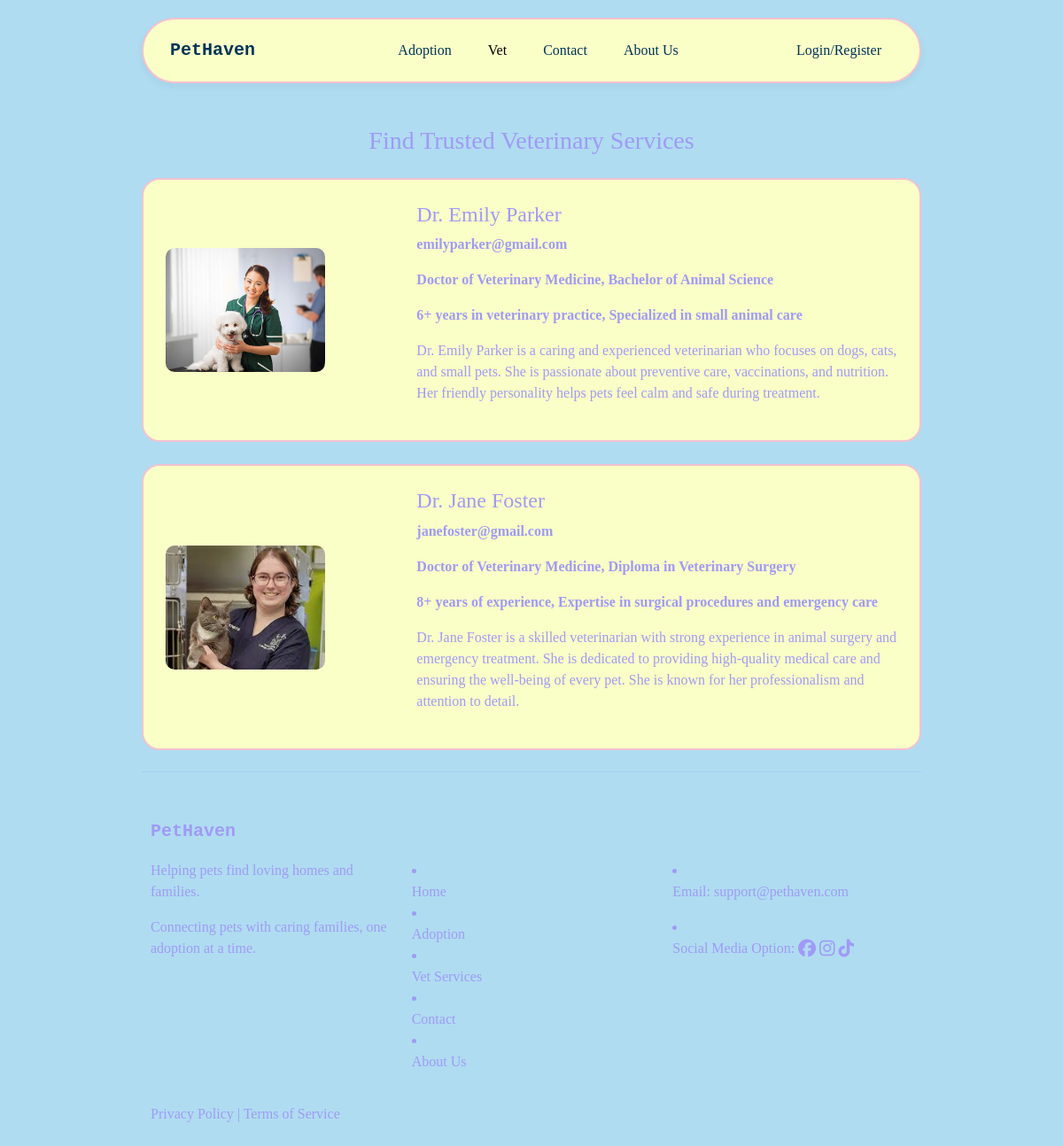
Screenshot of /vets.php with the database file from the repository.
### tables this page shows
CREATE TABLE `vets` (
  `vet_id` int(11) UNSIGNED NOT NULL,
  `name` varchar(255) NOT NULL,
  `detail` text NOT NULL,
  `email` varchar(255) NOT NULL,
  `qualification` varchar(255) NOT NULL,
  `experience` varchar(255) NOT NULL,
  `img` varchar(255) NOT NULL
);

### vets.php (the view, shortened to what this page needs)
<?php
$host     = 'localhost';
$dbName   = 'pet_database';
$username = 'root';
$password = '';
try {
    $pdo = new PDO("mysql:host=$host;dbname=$dbName;charset=utf8mb4", $username, $password, [
        PDO::ATTR_ERRMODE            => PDO::ERRMODE_EXCEPTION,
        PDO::ATTR_DEFAULT_FETCH_MODE => PDO::FETCH_ASSOC,
        PDO::ATTR_EMULATE_PREPARES   => false,
    ]);
    $stmt = $pdo->query("SELECT * FROM vets");
    $vetsList = $stmt->fetchAll();
} catch (PDOException $e) {
    die("Database connection failed: " . $e->getMessage());
}
?>
<!DOCTYPE html>
<html lang="en">
<head>
    <link href="https://cdn.jsdelivr.net/npm/bootstrap@5.3.2/dist/css/bootstrap.min.css" rel="stylesheet">
    <link rel="stylesheet" href="https://cdnjs.cloudflare.com/ajax/libs/font-awesome/6.5.1/css/all.min.css">
    <link rel="stylesheet" href="styles.css">
</head>
<body>
<div class="container">
    <nav class="navbar navbar-expand-lg">
        <a class="navbar-brand fw-bold" href="index.php">PetHaven</a>
        <div class="collapse navbar-collapse">
            <ul class="navbar-nav mx-auto">
                <li class="nav-item"><a class="nav-link" href="adoption.php">Adoption</a></li>
                <li class="nav-item"><a class="nav-link active" href="vets.php">Vet</a></li>
                <li class="nav-item"><a class="nav-link" href="contact.php">Contact</a></li>
                <li class="nav-item"><a class="nav-link" href="about.php">About Us</a></li>
            </ul>
            <div class="d-flex align-items-center">
                <?php if (isset($_SESSION['user_logged_in']) && $_SESSION['user_logged_in'] === true): ?>
                    <div class="user-profile-badge" style="color: #003459; font-weight: bold; display: flex; align-items: center; gap: 10px;">
                        <span class="user-greeting">
                            <i class="fa-solid fa-circle-user fa-lg"></i> <?php echo htmlspecialchars($_SESSION['username']); ?>
                        </span>
                        <?php if (isset($_SESSION['user_role']) && $_SESSION['user_role'] === 'admin'): ?>
                            <a href="admin_dashboard.php" class="btn btn-sm btn-outline-secondary" style="margin-left: 5px;">Admin</a>
                        <?php endif; ?>
                        <a href="logout.php" style="color: #e53e3e; text-decoration: none; margin-left: 5px;" title="Logout">
                            <i class="fa-solid fa-right-from-bracket"></i>
                        </a>
                    </div>
                <?php else: ?>
                    <a href="login.php">
                        <button class="btn">Login/Register</button>
                    </a>
                <?php endif; ?>
            </div>
        </div>
    </nav>
    <div class="mt-5 text-center">
        <h3>Find Trusted Veterinary Services</h3>
    </div>
    <div id="vetList" class="mt-4">
        <?php if (!empty($vetsList)): ?>
            <?php foreach($vetsList as $vet): ?>
                <div class="pet-card mb-4">
                    <div class="row align-items-center">
                        <div class="col-md-4">
                            <img src="<?php echo htmlspecialchars($vet['img']); ?>" class="vetimg img-fluid" alt="Vet Image">
                        </div>
                        <div class="col-md-8">
                            <h4><?php echo htmlspecialchars($vet['name']); ?></h4>
                            <p class="txtdata"><strong><?php echo htmlspecialchars($vet['email']); ?></strong></p>
                            <p class="txtdata"><strong><?php echo htmlspecialchars($vet['qualification']); ?></strong></p>
                            <p class="txtdata"><strong><?php echo htmlspecialchars($vet['experience']); ?></strong></p>
                            <p class="txtdata"><?php echo htmlspecialchars($vet['detail']); ?></p>
                        </div>
                    </div>
                </div>
            <?php endforeach; ?>
        <?php else: ?>
            <p class="text-center text-muted my-5">No veterinary services are listed at this time.</p>
        <?php endif; ?>
    </div>
    <hr>
    <div class="footer">
        <h5>PetHaven</h5>
        <div class="row">
            <div class="col-md-4">
                <p>Helping pets find loving homes and families.</p>
                <p>Connecting pets with caring families, one adoption at a time.</p>
            </div>
            <div class="col">
                <li><a class="nav-link" href="index.php">Home</a></li>
                <li><a class="nav-link" href="adoption.php">Adoption</a></li>
                <li><a class="nav-link" href="vets.php">Vet Services</a></li>
                <li><a class="nav-link" href="contact.php">Contact</a></li>
                <li><a class="nav-link" href="about.php">About Us</a></li>
            </div>
            <div class="col">
                <li><p>Email: support@pethaven.com</p></li>
                <li><p>Social Media Option:
                    <i class="fa-brands fa-facebook fa-lg"></i>
                    <i class="fa-brands fa-instagram fa-lg"></i>
                    <i class="fa-brands fa-tiktok fa-lg"></i>
                </p></li>
            </div>
        </div>
        <div class="row2">
            <p>Privacy Policy | Terms of Service</p>
        </div>
    </div>
</div>
</body>
</html>

### styles.css (style rules this page uses)
body { background:#afdcf1; font-family:"Georgia", serif; color: #a09af6; }
.container { padding-left: 130px; padding-right: 130px; }
.navbar { background:#faffc7; border-radius:40px; padding:15px 30px; margin-top:20px; box-shadow:0 4px 10px rgba(0,0,0,0.05); border: 2px solid #f3c1d2; }
.navbar-brand { font-family: "Monaco", Monospace; color: #003459; }
.nav-item { padding-left: 25px; }
.navbar-nav .nav-link { padding: 5px 20px; border: 1px; border-radius: 8px; transition: all 0.2s ease; color: #003459; }
.pet-card { background:#faffc7; border-radius:20px; padding:25px; margin-top: 25px; margin-bottom:25px; transition:0.2s; border: 2px solid #f3c1d2; }
.pet-card img { width:180px; height:140px; object-fit:cover; border-radius:10px; }
.btn { color: #003459; }
.footer { margin-top:25px; padding:30px 10px; }
.footer h5 { font-family: "Monaco", Monospace; margin-bottom:20px; font-weight: bold; }
.row2 { padding-top: 35px; }

### rows the page displays
vets: img (picture), name "Dr. Emily Parker", email "emilyparker@gmail.com", qualification "Doctor of Veterinary Medicine, Bachelor of Animal Science", experience "6+ years in veterinary practice, Specialized in small animal care", detail "Dr. Emily Parker is a caring and experienced veterinarian who focuses on dogs, cats, and small pets. She is passionate about preventive care, vaccinations, and nutrition. Her friendly personality helps pets feel calm and safe during treatment."
vets: img (picture), name "Dr. Jane Foster", email "janefoster@gmail.com", qualification "Doctor of Veterinary Medicine, Diploma in Veterinary Surgery", experience "8+ years of experience, Expertise in surgical procedures and emergency care", detail "Dr. Jane Foster is a skilled veterinarian with strong experience in animal surgery and emergency treatment. She is dedicated to providing high-quality medical care and ensuring the well-being of every pet. She is known for her professionalism and attention to detail."
